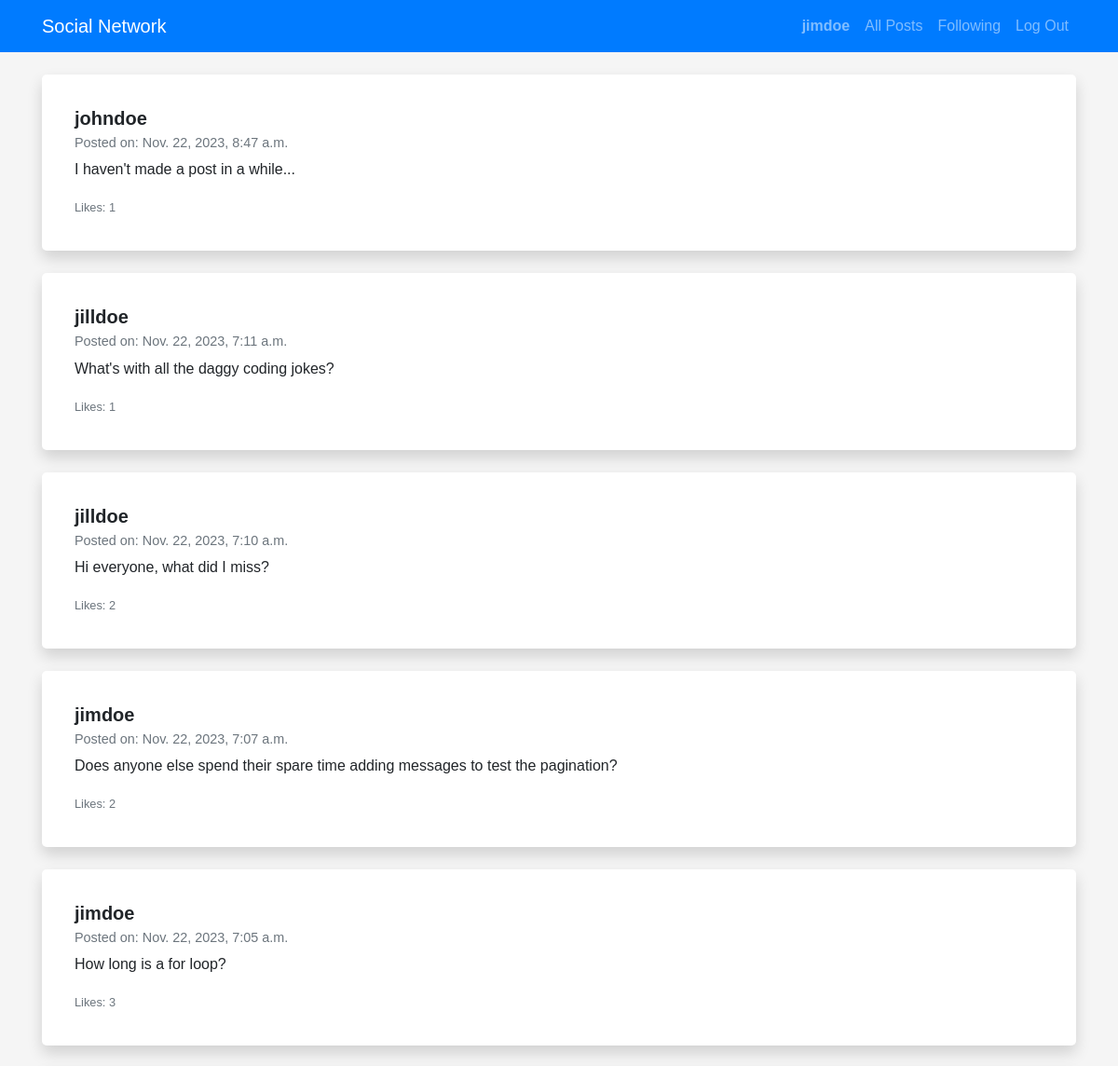
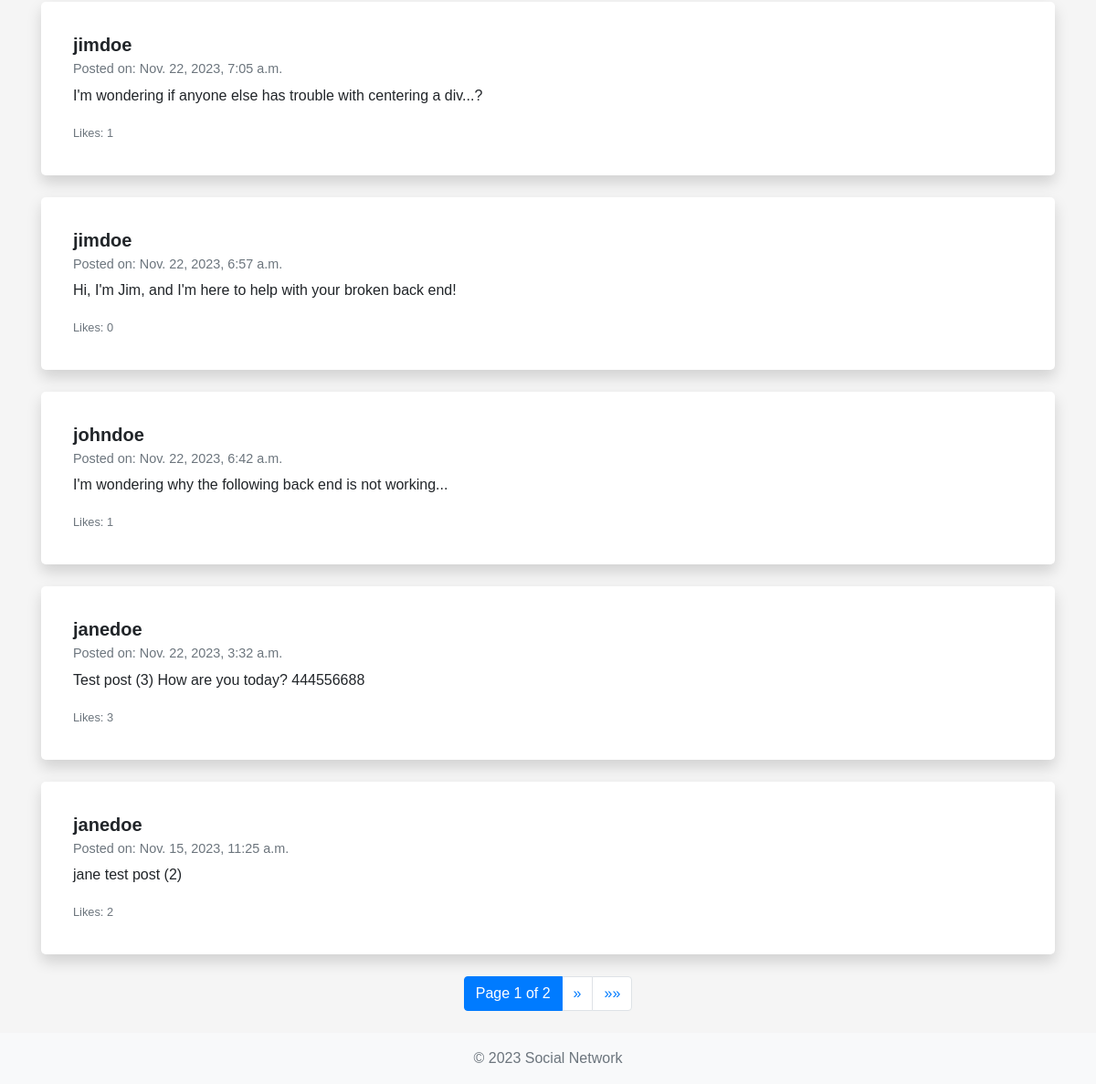
The page /all_posts (signed in) on the database its author committed (2 pictures, top to bottom).
### network/models.py (models this page shows, shortened)
class User(AbstractUser):
    pass

class Post (models.Model):
    post = models.CharField(max_length=500)
    user = models.ForeignKey(User, on_delete=models.CASCADE, related_name="posts")
    timestamp = models.DateTimeField(auto_now_add=True)
    likes = models.ManyToManyField(User, blank=True, related_name="liked_posts")

### network/views.py (the view)
# urls.py: path("all_posts", views.all_posts, name="all_posts"),
def all_posts(request):
    posts_list = Post.objects.all().order_by('-timestamp')
    paginator = Paginator(posts_list, 10)
    page_number = request.GET.get('page')
    posts = paginator.get_page(page_number)
    return render(request, "network/all_posts.html", {"posts": posts})

### network/templates/network/all_posts.html (shortened to what this page needs)
{% extends "network/layout.html" %}
{% block body %}
<div class="posts">
    {% for post in posts %}
        <div class="post card shadow mb-4">
            <div class="card-body">
                <h5 class="card-title">{{ post.user.username }}</h5>
                <h6 class="card-subtitle mb-2 text-muted">Posted on: {{ post.timestamp }}</h6>
                <p class="card-text">{{ post.post }}</p>
                <p class="card-text">
                    <small class="text-muted">Likes: {{ post.likes.count }}</small>
                </p>
            </div>
        </div>
    {% empty %}
        <div class="alert alert-info" role="alert">
            No posts to display.
        </div>
    {% endfor %}
</div>
<nav aria-label="Page navigation">
    <ul class="pagination justify-content-center">
        <li class="page-item active">
            <span class="page-link">
                Page {{ posts.number }} of {{ posts.paginator.num_pages }}
            </span>
        </li>
        {% if posts.has_next %}
            <li class="page-item">
                <a class="page-link" href="?page={{ posts.next_page_number }}" aria-label="Next">
                    <span aria-hidden="true">&raquo;</span>
                </a>
            </li>
            <li class="page-item">
                <a class="page-link" href="?page={{ posts.paginator.num_pages }}" aria-label="Last">
                    <span aria-hidden="true">&raquo;&raquo;</span>
                </a>
            </li>
        {% endif %}
    </ul>
</nav>
{% endblock %}

### network/templates/network/layout.html (shortened to what this page needs)
{% load static %}
<!DOCTYPE html>
<html lang="en">
<head>
    <link rel="stylesheet" href="https://stackpath.bootstrapcdn.com/bootstrap/4.4.1/css/bootstrap.min.css" />
    <link href="{% static 'network/styles.css' %}" rel="stylesheet" />
</head>
<body>
    <nav class="navbar navbar-expand-lg navbar-dark bg-primary">
        <div class="container">
            <a class="navbar-brand" href="{% url 'index' %}">Social Network</a>
            <div class="collapse navbar-collapse" id="navbarNav">
                <ul class="navbar-nav ml-auto">
                    {% if user.is_authenticated %}
                    <li class="nav-item">
                        <a class="nav-link" href="{% url 'profile' username=user.username %}"><strong>{{ user.username }}</strong></a>
                    </li>
                    {% endif %}
                    <li class="nav-item">
                        <a class="nav-link" href="{% url 'all_posts' %}">All Posts</a>
                    </li>
                    {% if user.is_authenticated %}
                    <li class="nav-item">
                        <a class="nav-link" href="{% url 'following' %}">Following</a>
                    </li>
                    <li class="nav-item">
                        <a class="nav-link" href="{% url 'logout' %}">Log Out</a>
                    </li>
                    {% endif %}
                </ul>
            </div>
        </div>
    </nav>
    <div class="container mt-4">
        {% block body %} {% endblock %}
    </div>
    <footer class="footer bg-light mt-4 py-3">
        <div class="container text-center">
            <span class="text-muted">© 2023 Social Network</span>
        </div>
    </footer>
</body>
</html>

### network/static/network/styles.css (style rules this page uses)
* { margin: 0; padding: 0; box-sizing: border-box; }
html { overflow-x: hidden; }
body { font-family: Arial, sans-serif; font-weight: 400; overflow-x: hidden; background-color: #f5f5f5; }
.post { background-color: #fff; border-radius: 5px; padding: 15px; }
.card { border: none; }
.card-body { padding: 20px; }
.card-title { font-size: 1.25rem; font-weight: bold; }
.card-subtitle { font-size: 0.9rem; }
.card-text { font-size: 1rem; }

### rows shown on the page
User: username "jimdoe"
Post: user.username "johndoe", timestamp "Nov. 22, 2023, 8:47 a.m.", post "I haven't made a post in a while...", likes.count "1"
Post: user.username "jilldoe", timestamp "Nov. 22, 2023, 7:11 a.m.", post "What's with all the daggy coding jokes?", likes.count "1"
Post: user.username "jilldoe", timestamp "Nov. 22, 2023, 7:10 a.m.", post "Hi everyone, what did I miss?", likes.count "2"
Post: user.username "jimdoe", timestamp "Nov. 22, 2023, 7:07 a.m.", post "Does anyone else spend their spare time adding messages to test the pagination?", likes.count "2"
Post: user.username "jimdoe", timestamp "Nov. 22, 2023, 7:05 a.m.", post "How long is a for loop?", likes.count "3"
Post: user.username "jimdoe", timestamp "Nov. 22, 2023, 7:05 a.m.", post "I'm wondering if anyone else has trouble with centering a div...?", likes.count "1"
Post: user.username "jimdoe", timestamp "Nov. 22, 2023, 6:57 a.m.", post "Hi, I'm Jim, and I'm here to help with your broken back end!", likes.count "0"
Post: user.username "johndoe", timestamp "Nov. 22, 2023, 6:42 a.m.", post "I'm wondering why the following back end is not working...", likes.count "1"
Post: user.username "janedoe", timestamp "Nov. 22, 2023, 3:32 a.m.", post "Test post (3) How are you today? 444556688", likes.count "3"
Post: user.username "janedoe", timestamp "Nov. 15, 2023, 11:25 a.m.", post "jane test post (2)", likes.count "2"

### other values the page prints
{{ posts.number }} "1"
{{ posts.paginator.num_pages }} "2"
